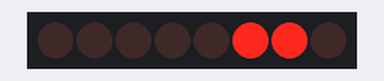
The sketch below on a simulated Arduino Uno, built with avr-gcc and run on an emulated ATmega328P. Parts: 8 shift-register outputs drawn as a row of LEDs (first output left, lit = HIGH). Wiring (inferred from the names in the program): shift register (74HC595): data pin 7; shift clock pin 6; latch pin 5. Wiring (inferred from the signals the program sends): row of LEDs: on Q0, Q1, Q2, Q3, Q4, Q5, Q6, Q7.

Above: at 0.1 s.
At 4.1 s:
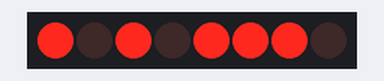
At 8.1 s:
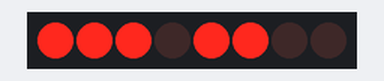
At 18.1 s:
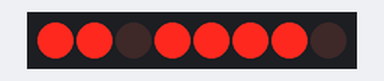
At 28.1 s:
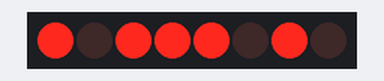
At 38.1 s:
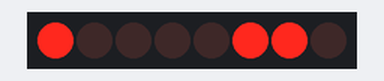
Timing chart, 0 to 39.6 s (numbered marks = the images above):
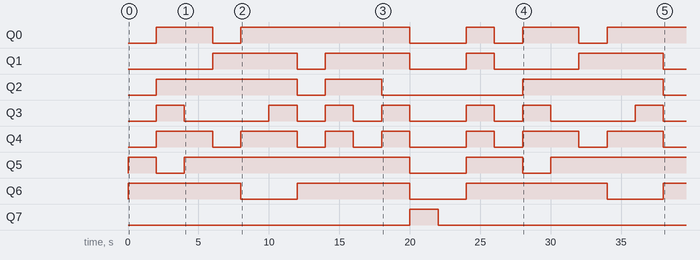

The sketch:

Cycle_Digits_LgDigitDriver_7Seg_Ex_dw.ino
```cpp
// dw Cycle Digits on Display
// dw Version  SparkFun Large Digit Driver (TPIC6C596 IC) https://www.sparkfun.com/products/13279
// Post #12 https://forum.arduino.cc/t/9-digit-numbers-and-words-on-7-segment-using-large-digit-driver-from-sparkfun/646721/11
// For use with Sparkfun LARGE DIGIT DRIVER BOARDS (may work with other shift registers but that's down to you!)
// Prepared by Dave Wilkie based on a method learnt by watching a video by Kristian Blåsol entitled: Using a 74HC595 to connect an Arduino to a 7-segment LED display - Anything Arduino episode 9
// https://www.youtube.com/watch?v=cHA-fwiA4Qo
// This sketch was written to work with Sparkfun large digit driver boards using the wiring method outlined in the Sparkfun Large Digit Driver Board hookup guide.
// I could not get my head round the method used in the Sparkfun example so hopefully this might be easier to understand for some people.

// Here is a lookup table to show how to display each individual digit:
// digit    corresponding decimal number
//                      0   // dw added
//   1                 96
//   2                 93
//   3                117
//   4                102
//   5                 55
//   6                 63
//   7                 97
//   8                127
//   9                103
//   0                123
//   DP               128  //dw added   https://learn.sunfounder.com/lesson-20-74hc595-2/
// Using the method used in this sketch/program Each segment has a numerical value as shown below in this diagram:

//                            1 (top segment value=1
//                          -----
//            Top left    2|     |64 top Right
//      Middle Horizontal   --4--
//    Bottom Left         8|     |32 Bottom Right segment
//     Bottom horizontal    --16-
//
// So referring to the above diagram  if we wanted to display a number 8 we would add together 1+2+4+64+8+16+32 = 127
// so this bit of code:
// shiftOut(segmentData, segmentClock, MSBFIRST, 127);
// will display a number 8
// to display a number 1 we want the right 2 segments with a combined value of 64+32=96
// therefore:
// shiftOut(segmentData, segmentClock, MSBFIRST, 96);
// Would display a number 1
// This is a simple sketch to count from 0 to 9, if using a single 7 segment unit the numbers will count up on the single digit, if additional digits are connected as per the spark fun guide then the numbers will scroll to the right as they count up
// This is due to the fact that as the latch pin is raised and lowered each large digit driver board will shunt the configuration that is on it out of the right handside to be stored by the next digit and so on down the line.
// If you have 9 digits (as I have) in order to display a nine digit number one would write the latch pin low ShiftOut 9 digits and then write the latch pin high again.
// Think of the data being written as a flow of water flowing left to right and the latch Pin acting as a dam to stop the flow at whatever point the data is at. Once data flows out of the furthest right digit it is lost/deleted/evaporates/goes over the waterfall!

byte segmentLatch = 5;  // Pin 5 goes to LAT on the IN side of the first Spark fun large digit driver board
byte segmentClock = 6;  // Pin 6 goes to CLK on the IN side of the first large digit driver board
byte segmentData = 7;   // Pin 7 goes to SER (as in Serial Data) on the IN side of the first large digit driver board
//int charArray[10] = {123, 96, 93, 117, 102, 55, 63, 97, 127, 103}; // These values are the codes required to display the digits 0 to 9 See lookup table in the commenst above.

// dw added the following char values
char myCharOFF = 0;
char myChar0 = 123;
char myChar1 = 96;
char myChar2 = 93;
char myChar3 = 117;
char myChar4 = 102;
char myChar5 = 55;
char myChar6 = 63;
char myChar7 = 97;
char myChar8 = 127;
char myChar9 = 103;
char myCharDP = 128;

void setup() {

  pinMode(segmentLatch, OUTPUT);
  pinMode(segmentData, OUTPUT);
  pinMode(segmentClock, OUTPUT);
}


void loop() {

  digitalWrite(segmentLatch, LOW);
  shiftOut(segmentData, segmentClock, MSBFIRST, myChar1);
  digitalWrite(segmentLatch, HIGH);
  delay(2000);

  digitalWrite(segmentLatch, LOW);
  shiftOut(segmentData, segmentClock, MSBFIRST, myChar2);
  digitalWrite(segmentLatch, HIGH);
  delay(2000);

  digitalWrite(segmentLatch, LOW);
  shiftOut(segmentData, segmentClock, MSBFIRST, myChar3);
  digitalWrite(segmentLatch, HIGH);
  delay(2000);

  digitalWrite(segmentLatch, LOW);
  shiftOut(segmentData, segmentClock, MSBFIRST, myChar4);
  digitalWrite(segmentLatch, HIGH);
  delay(2000);

  digitalWrite(segmentLatch, LOW);
  shiftOut(segmentData, segmentClock, MSBFIRST, myChar5);
  digitalWrite(segmentLatch, HIGH);
  delay(2000);

  digitalWrite(segmentLatch, LOW);
  shiftOut(segmentData, segmentClock, MSBFIRST, myChar6);
  digitalWrite(segmentLatch, HIGH);
  delay(2000);

  digitalWrite(segmentLatch, LOW);
  shiftOut(segmentData, segmentClock, MSBFIRST, myChar7);
  digitalWrite(segmentLatch, HIGH);
  delay(2000);

  digitalWrite(segmentLatch, LOW);
  shiftOut(segmentData, segmentClock, MSBFIRST, myChar8);
  digitalWrite(segmentLatch, HIGH);
  delay(2000);

  digitalWrite(segmentLatch, LOW);
  shiftOut(segmentData, segmentClock, MSBFIRST, myChar9);
  digitalWrite(segmentLatch, HIGH);
  delay(2000);

  digitalWrite(segmentLatch, LOW);
  shiftOut(segmentData, segmentClock, MSBFIRST, myChar0);
  digitalWrite(segmentLatch, HIGH);
  delay(2000);

  digitalWrite(segmentLatch, LOW);
  shiftOut(segmentData, segmentClock, MSBFIRST, myCharDP);
  digitalWrite(segmentLatch, HIGH);
  delay(2000);

  digitalWrite(segmentLatch, LOW);
  shiftOut(segmentData, segmentClock, MSBFIRST, myCharOFF);
  digitalWrite(segmentLatch, HIGH);
  delay(2000);

  digitalWrite(segmentLatch, LOW);
  shiftOut(segmentData, segmentClock, MSBFIRST, myChar0);
  digitalWrite(segmentLatch, HIGH);
  delay(2000);
}
```

Measured:
- by itself, Q0: LOW → HIGH at 2.0 s, → LOW 4.0 s later, → HIGH 2.0 s later, → LOW 12.0 s later, … (9 changes in this stretch)
- by itself, Q1: LOW → HIGH at 6.0 s, → LOW 6.0 s later, → HIGH 2.0 s later, → LOW 6.0 s later, … (8 changes in this stretch)
- by itself, Q2: goes HIGH 10.0 s, LOW 2.0 s, HIGH 4.0 s, LOW 10.0 s, HIGH 10.0 s, then LOW
- by itself, Q3: LOW → HIGH at 2.0 s, → LOW 2.0 s later, → HIGH 6.0 s later, → LOW 2.0 s later, … (14 changes in this stretch)
- by itself, Q4: LOW → HIGH at 2.0 s, → LOW 4.0 s later, → HIGH 2.0 s later, → LOW 4.0 s later, … (14 changes in this stretch)
- by itself, Q5: goes HIGH 2.0 s, LOW 2.0 s, HIGH 16.0 s, LOW 4.0 s, HIGH 4.0 s, LOW 2.0 s, then HIGH
- by itself, Q6: goes HIGH 8.0 s, LOW 4.0 s, HIGH 8.0 s, LOW 4.0 s, HIGH 10.0 s, LOW 4.0 s, then HIGH
- by itself, Q7: LOW → HIGH at 20.0 s, → LOW 2.0 s later
